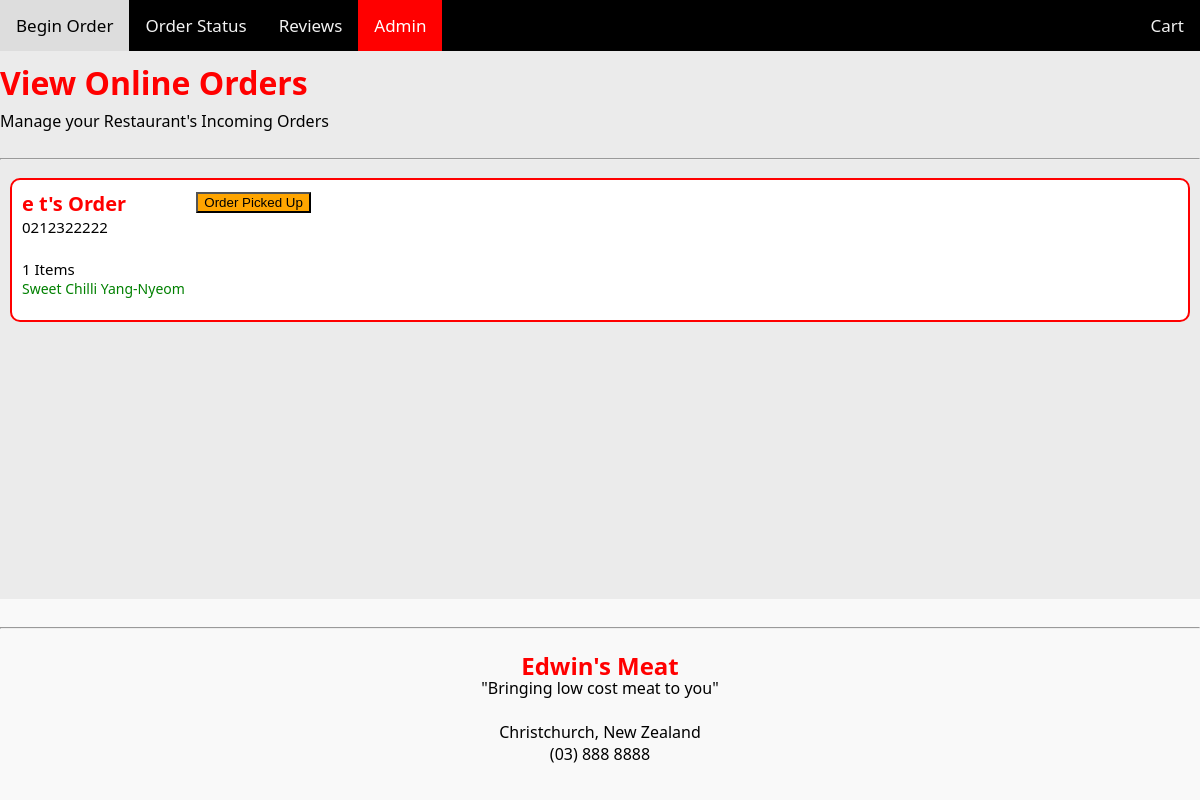
/admin, run on an earlier commit of the app's database.
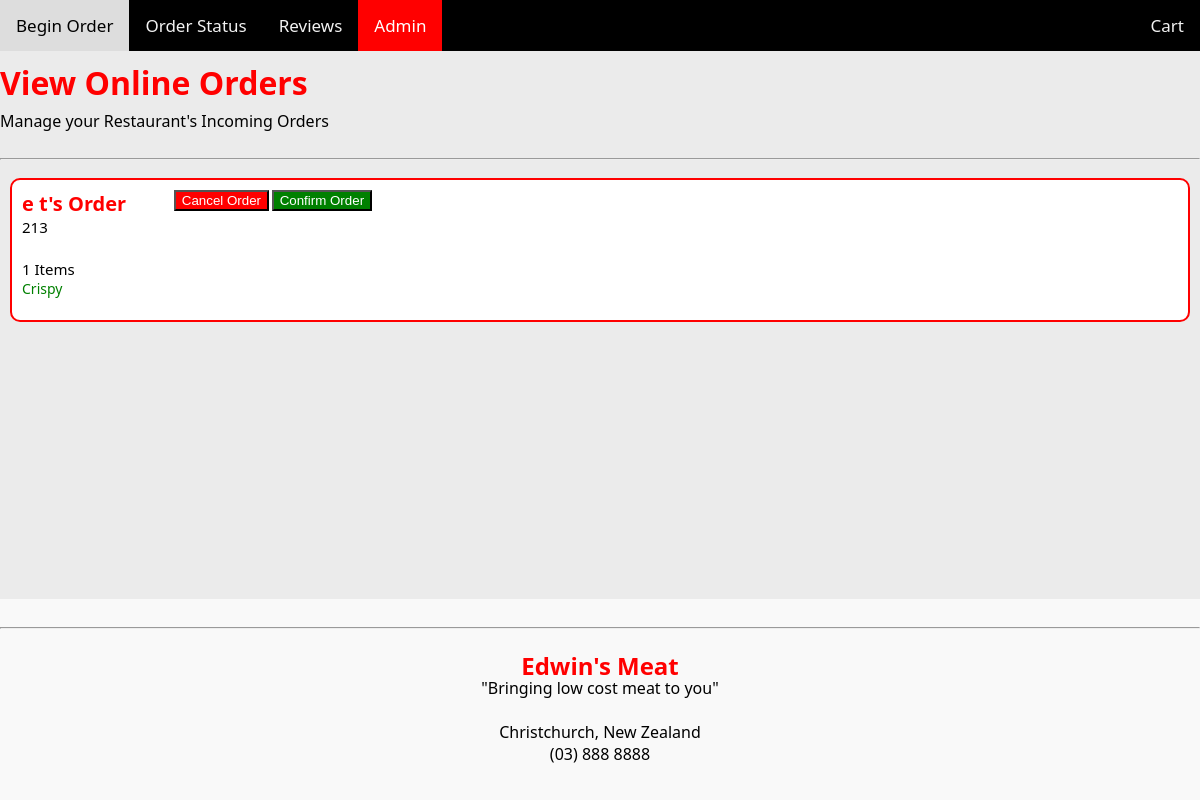
And on a later commit of the database.
### tables this page shows
CREATE TABLE Orders (orderid INTEGER PRIMARY KEY AUTOINCREMENT, firstname TEXT, lastname TEXT, phonenumb TEXT, foodlist, status TEXT);

CREATE TABLE fooditems (food_id INTEGER PRIMARY KEY AUTOINCREMENT, category REFERENCES categories (cat_id), food_name TEXT, cost NUMERIC, image TEXT, description TEXT);

### routes.py (the view, shortened to what this page needs)
@app.route("/admin", methods=["GET","POST"])
def admin():
    conn = sqlite3.connect('data.db')
    cur = conn.cursor()
    cur.execute('SELECT * From Orders')
    results = cur.fetchall()
    cur.execute('SELECT * FROM fooditems')
    foods = cur.fetchall()
    return render_template("admin.html", order=results, foods=foods)

### routes.py (called while the page is built)
@app.template_filter('to_dict')
def to_dict(my_string):
    return json.loads(my_string)

### templates/admin.html (shortened to what this page needs)
{% extends "layout.html" %}
{% block content %}
<div class="admin_wrpr">
    <h1>View Online Orders</h1>
    <p>Manage your Restaurant's Incoming Orders</p>
    <hr>
    {% if order %}
    <div input="submit" class="grid-admin">
        {% for i in order %}
        {% set order_dict = i[4] | to_dict %}
        <div class="grid-food" data-food-id="{{ i[0] }}">
            <span class="contents">
                <div class="fooditerationtitle"> {{i[1]}} {{i[2]}}'s Order</div>
                <div class="foodpricecart"> {{i[3]}}</div>
                <br>
                <div class="foodpricecart"> {{order_dict |count}} Items </div>
                {% for fooditeration in order_dict %}
                {% for literalfood in foods %}
                {% if literalfood[0] | string == fooditeration %}
                <div class="fooditeration"> {{literalfood[2]}} </div>
                {% endif %}
                {% endfor %}
                {% endfor %}
                <br>
            </span>
            {% if i[5] == "progress" %}
            <form id="readypickup" action="/admin" method='POST'>
                <button name="readypickup" value='{{i[0]}}' class="adminbtn3">Order Picked Up</button>
            </form>
            {% elif i[5] == "avail" %}
            <form id="cancelorder" action="/admin" method='POST'>
                <button name="cancelorder" value='{{i[0]}}' class="adminbtn">Cancel Order</button>
            </form>
            <form id="confirmorder" action="/admin" method='POST'>
                <button name="confirmorder" value='{{i[0]}}' class="adminbtn1">Confirm Order</button>
            </form>
            {% endif %}
        </div>
        {% endfor %}
    </div>
    {% endif %}
    {% endblock %}

### templates/layout.html (shortened to what this page needs)
<!DOCTYPE html>
<html>
<head>
    <link rel="stylesheet" href="/static/css/style.css">
</head>
<body>
    <nav>
        {% include "nav.html" %}
    </nav>
    <div class="content-wrapper">
    <main>
        {% block content %}{% endblock %}
    </main>
</div>
    <footer>
        {% include "footer.html" %}
    </footer>
</body>
</html>

### templates/nav.html
<div class="topnav">
     <a href="/" class="{{ 'active' if request.path == '/' else '' }}">Begin Order</a>
     <a href="/orderstatus" class="{{ 'active' if request.path == '/orderstatus' else '' }}">Order Status</a>
     <a href="/reviews" class="{{ 'active' if request.path == '/reviews' else '' }}">Reviews</a>
     <a href="/admin" class="{{ 'active' if request.path == '/admin' else '' }}">Admin</a>
     <a href="/cart" class="{{ 'active' if request.path == '/cart' else '' }}" style="float: right;">Cart</a>
</div>

### templates/footer.html
<div class="footer">
    <hr>
    <h2>Edwin's Meat</h2>
    <p>"Bringing low cost meat to you"</p>
    <br>
    <p>Christchurch, New Zealand</p>
    <p>(03) 888 8888</p>
</div>

### static/css/style.css (style rules this page uses)
body { font-family: 'Segoe UI', Tahoma, Geneva, Verdana, sans-serif; background-color: rgb(235, 235, 235); color: #000000; }
.admin_wrpr { max-width: 1200px; margin: 0px auto; }
.topnav { max-width: 1200px; background-color: black; overflow: hidden; margin: 0px auto; }
.topnav a { float:left; color: #f2f2f2; text-align: center; padding: 14px 16px; text-decoration: none; font-size: 17px; }
.topnav a.active { background-color: red; color: white; }
body { display: flex; flex-direction: column; min-height: 100vh; margin: 0; }
.content-wrapper { flex: 1; }
.footer { text-align: center; padding: 20px 0; background-color: #f9f9f9; }
.footer h2 { color: red; margin-bottom: 10px; }
.footer p { color: black; margin-bottom: 5px; }
h1 { color:red; margin-top: 10px; }
p { margin-top: -15px; padding-bottom: 10px; }
.grid-admin { display: grid; grid-template-columns: 1fr; gap: 10px; padding: 10px; }
.grid-admin>div { display: flex; background-color: rgba(255, 255, 255); text-align: left; padding: 0 0; border-radius: 10px; border: 2px solid red; }
.foodpricecart { color: black; font-size: 15px; align-self: center; padding-left: 10px; display: flex; }
.fooditeration { color: green; font-size: 14px; padding-left: 10px; }
.fooditerationtitle { padding-top: 10px; color: red; font-size: 20px; padding-left: 10px; font-weight: bold; }
.adminbtn1 { display:flex; margin-top: 10%; width:100%; margin-left: 50%; background-color: green; color: white; z-index:10; }
.adminbtn { display:flex; margin-left: 50%; margin-top: 10%; width:100%; background-color: red; color: white; z-index:10; }

What changed in the data, as far as the page shows it:
removed Orders: firstname "e", lastname "t", phonenumb "0212322222", order_dict "1", {{ i[0] }} 65 (drawn)
no longer on this page (row unchanged): fooditems: food_name "Sweet Chilli Yang-Nyeom"
added Orders: firstname "e", lastname "t", phonenumb "213", order_dict "1", {{ i[0] }} 66 (drawn)
now on this page (row unchanged): fooditems: food_name "Crispy"
